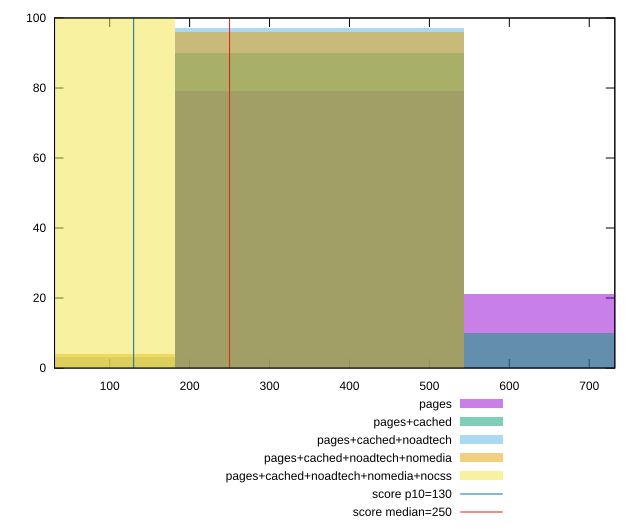

Generate this figure with gnuplot:
reset

$pages <<EOF
725.2232810443223 21
362.61164052216117 79
EOF

$pagesCached <<EOF
362.61164052216117 90
725.2232810443223 10
EOF

$pagesCachedNoadtech <<EOF
362.61164052216117 97
0 3
EOF

$pagesCachedNoadtechNomedia <<EOF
362.61164052216117 96
0 4
EOF

$pagesCachedNoadtechNomediaNocss <<EOF
0 100
EOF

set key outside below
set boxwidth 362.61164052216117
set xrange [31:732]
set yrange [0:100]
set trange [0:100]
set style fill transparent solid 0.5 noborder

set parametric
set terminal svg size 640, 530 enhanced background rgb 'white'
set output "report_00011_2021-02-09T10:53:21.242Z/max-potential-fid/comparison/histogram/all_raw.svg"

plot $pages title "pages" with boxes, \
     $pagesCached title "pages+cached" with boxes, \
     $pagesCachedNoadtech title "pages+cached+noadtech" with boxes, \
     $pagesCachedNoadtechNomedia title "pages+cached+noadtech+nomedia" with boxes, \
     $pagesCachedNoadtechNomediaNocss title "pages+cached+noadtech+nomedia+nocss" with boxes, \
     130,t title "score p10=130", \
     250,t title "score median=250"

reset
